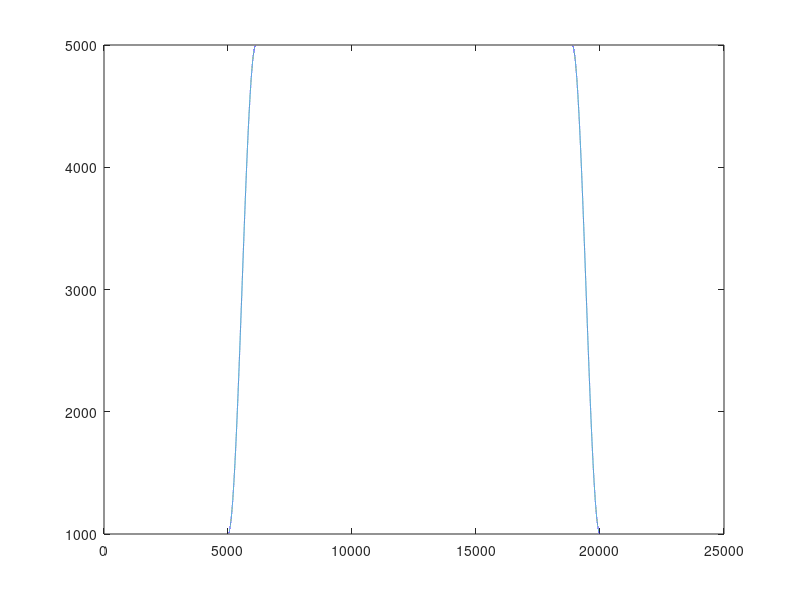

This chart was generated by the following MATLAB code:

% Used in surface_afr_focal_absence_seizure_no_noise_tukey.py
% Absence parameters
LinearlyStable_nu_se = 10.0e2; 
Supercritical_nu_se  = 18.0e2;
FirstPeriodDoubling_nu_se = 34.0e2; 
SecondPeriodDoubling_nu_se = 42.0e2;
BeyondAbsenceValue_nu_se = 50.0e2;

dt = 2^-4; %ms
simulation_length = 25000; %ms

fc = 5000;
lc = 5000;

first_chunk = LinearlyStable_nu_se * ones(fc / dt, 1);
last_chunk  = LinearlyStable_nu_se * ones(lc / dt, 1);
w = tukeywin((simulation_length - (fc+lc)) / dt, 0.15);

nu_se = cat(1, first_chunk, w * (BeyondAbsenceValue_nu_se - LinearlyStable_nu_se) + LinearlyStable_nu_se, last_chunk);
time = 0:dt:simulation_length-dt;
plot(time, nu_se)